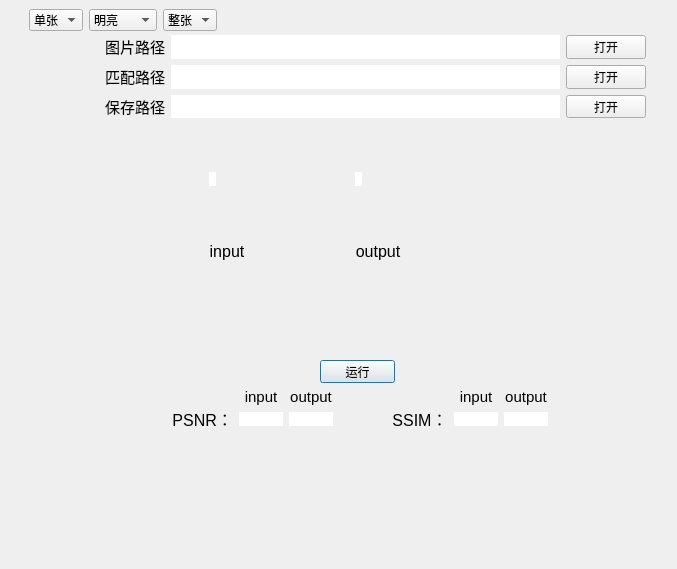
<?xml version="1.0" encoding="UTF-8"?>
<ui version="4.0">
 <class>Dialog</class>
 <widget class="QDialog" name="Dialog">
  <property name="geometry">
   <rect>
    <x>0</x>
    <y>0</y>
    <width>677</width>
    <height>569</height>
   </rect>
  </property>
  <property name="windowTitle">
   <string>Dialog</string>
  </property>
  <widget class="QPushButton" name="pushButton_3">
   <property name="geometry">
    <rect>
     <x>320</x>
     <y>360</y>
     <width>75</width>
     <height>23</height>
    </rect>
   </property>
   <property name="sizePolicy">
    <sizepolicy hsizetype="Fixed" vsizetype="Fixed">
     <horstretch>0</horstretch>
     <verstretch>0</verstretch>
    </sizepolicy>
   </property>
   <property name="text">
    <string>运行</string>
   </property>
  </widget>
  <widget class="QWidget" name="">
   <property name="geometry">
    <rect>
     <x>29</x>
     <y>9</y>
     <width>188</width>
     <height>22</height>
    </rect>
   </property>
   <layout class="QHBoxLayout" name="horizontalLayout">
    <item>
     <widget class="QComboBox" name="comboBox">
      <property name="sizePolicy">
       <sizepolicy hsizetype="Fixed" vsizetype="Fixed">
        <horstretch>0</horstretch>
        <verstretch>0</verstretch>
       </sizepolicy>
      </property>
      <item>
       <property name="text">
        <string>单张</string>
       </property>
      </item>
      <item>
       <property name="text">
        <string>多张</string>
       </property>
      </item>
     </widget>
    </item>
    <item>
     <widget class="QComboBox" name="comboBox_2">
      <property name="sizePolicy">
       <sizepolicy hsizetype="Fixed" vsizetype="Fixed">
        <horstretch>0</horstretch>
        <verstretch>0</verstretch>
       </sizepolicy>
      </property>
      <item>
       <property name="text">
        <string>明亮</string>
       </property>
      </item>
      <item>
       <property name="text">
        <string>中度模糊</string>
       </property>
      </item>
      <item>
       <property name="text">
        <string>严重模糊</string>
       </property>
      </item>
     </widget>
    </item>
    <item>
     <widget class="QComboBox" name="comboBox_3">
      <property name="sizePolicy">
       <sizepolicy hsizetype="Fixed" vsizetype="Fixed">
        <horstretch>0</horstretch>
        <verstretch>0</verstretch>
       </sizepolicy>
      </property>
      <item>
       <property name="text">
        <string>整张</string>
       </property>
      </item>
      <item>
       <property name="text">
        <string>分割</string>
       </property>
      </item>
     </widget>
    </item>
   </layout>
  </widget>
  <widget class="QWidget" name="">
   <property name="geometry">
    <rect>
     <x>105</x>
     <y>35</y>
     <width>541</width>
     <height>83</height>
    </rect>
   </property>
   <layout class="QGridLayout" name="gridLayout_3">
    <item row="0" column="0">
     <widget class="QLabel" name="label_3">
      <property name="sizePolicy">
       <sizepolicy hsizetype="Fixed" vsizetype="Fixed">
        <horstretch>0</horstretch>
        <verstretch>0</verstretch>
       </sizepolicy>
      </property>
      <property name="font">
       <font>
        <pointsize>11</pointsize>
       </font>
      </property>
      <property name="text">
       <string>图片路径</string>
      </property>
      <property name="textFormat">
       <enum>Qt::AutoText</enum>
      </property>
      <property name="scaledContents">
       <bool>false</bool>
      </property>
     </widget>
    </item>
    <item row="0" column="1">
     <widget class="QLabel" name="textEdit">
      <property name="sizePolicy">
       <sizepolicy hsizetype="Preferred" vsizetype="Preferred">
        <horstretch>0</horstretch>
        <verstretch>0</verstretch>
       </sizepolicy>
      </property>
      <property name="styleSheet">
       <string notr="true">background-color: rgb(255, 255, 255);</string>
      </property>
      <property name="text">
       <string/>
      </property>
     </widget>
    </item>
    <item row="0" column="2">
     <widget class="QPushButton" name="pushButton">
      <property name="sizePolicy">
       <sizepolicy hsizetype="Fixed" vsizetype="Fixed">
        <horstretch>0</horstretch>
        <verstretch>0</verstretch>
       </sizepolicy>
      </property>
      <property name="text">
       <string>打开</string>
      </property>
     </widget>
    </item>
    <item row="1" column="0">
     <widget class="QLabel" name="label_4">
      <property name="sizePolicy">
       <sizepolicy hsizetype="Fixed" vsizetype="Fixed">
        <horstretch>0</horstretch>
        <verstretch>0</verstretch>
       </sizepolicy>
      </property>
      <property name="font">
       <font>
        <pointsize>11</pointsize>
       </font>
      </property>
      <property name="text">
       <string>匹配路径</string>
      </property>
      <property name="textFormat">
       <enum>Qt::AutoText</enum>
      </property>
     </widget>
    </item>
    <item row="1" column="1">
     <widget class="QLabel" name="textEdit_2">
      <property name="sizePolicy">
       <sizepolicy hsizetype="Preferred" vsizetype="Preferred">
        <horstretch>0</horstretch>
        <verstretch>0</verstretch>
       </sizepolicy>
      </property>
      <property name="styleSheet">
       <string notr="true">background-color: rgb(255, 255, 255);</string>
      </property>
      <property name="text">
       <string/>
      </property>
     </widget>
    </item>
    <item row="1" column="2">
     <widget class="QPushButton" name="pushButton_2">
      <property name="sizePolicy">
       <sizepolicy hsizetype="Preferred" vsizetype="Fixed">
        <horstretch>0</horstretch>
        <verstretch>0</verstretch>
       </sizepolicy>
      </property>
      <property name="text">
       <string>打开</string>
      </property>
     </widget>
    </item>
    <item row="2" column="0">
     <widget class="QLabel" name="label_10">
      <property name="sizePolicy">
       <sizepolicy hsizetype="Fixed" vsizetype="Fixed">
        <horstretch>0</horstretch>
        <verstretch>0</verstretch>
       </sizepolicy>
      </property>
      <property name="font">
       <font>
        <pointsize>11</pointsize>
       </font>
      </property>
      <property name="text">
       <string>保存路径</string>
      </property>
      <property name="textFormat">
       <enum>Qt::AutoText</enum>
      </property>
     </widget>
    </item>
    <item row="2" column="1">
     <widget class="QLabel" name="textEdit_3">
      <property name="sizePolicy">
       <sizepolicy hsizetype="Preferred" vsizetype="Preferred">
        <horstretch>0</horstretch>
        <verstretch>0</verstretch>
       </sizepolicy>
      </property>
      <property name="styleSheet">
       <string notr="true">background-color: rgb(255, 255, 255);</string>
      </property>
      <property name="text">
       <string/>
      </property>
     </widget>
    </item>
    <item row="2" column="2">
     <widget class="QPushButton" name="pushButton_4">
      <property name="sizePolicy">
       <sizepolicy hsizetype="Preferred" vsizetype="Fixed">
        <horstretch>0</horstretch>
        <verstretch>0</verstretch>
       </sizepolicy>
      </property>
      <property name="text">
       <string>打开</string>
      </property>
     </widget>
    </item>
   </layout>
  </widget>
  <widget class="QWidget" name="">
   <property name="geometry">
    <rect>
     <x>168</x>
     <y>388</y>
     <width>380</width>
     <height>39</height>
    </rect>
   </property>
   <layout class="QGridLayout" name="gridLayout">
    <item row="0" column="1">
     <widget class="QLabel" name="label_14">
      <property name="sizePolicy">
       <sizepolicy hsizetype="Preferred" vsizetype="Fixed">
        <horstretch>0</horstretch>
        <verstretch>0</verstretch>
       </sizepolicy>
      </property>
      <property name="font">
       <font>
        <pointsize>11</pointsize>
       </font>
      </property>
      <property name="text">
       <string>input</string>
      </property>
      <property name="alignment">
       <set>Qt::AlignCenter</set>
      </property>
     </widget>
    </item>
    <item row="0" column="2">
     <widget class="QLabel" name="label_15">
      <property name="sizePolicy">
       <sizepolicy hsizetype="Preferred" vsizetype="Fixed">
        <horstretch>0</horstretch>
        <verstretch>0</verstretch>
       </sizepolicy>
      </property>
      <property name="font">
       <font>
        <pointsize>11</pointsize>
       </font>
      </property>
      <property name="text">
       <string>output</string>
      </property>
      <property name="alignment">
       <set>Qt::AlignCenter</set>
      </property>
     </widget>
    </item>
    <item row="0" column="3">
     <widget class="QLabel" name="label_2">
      <property name="text">
       <string/>
      </property>
     </widget>
    </item>
    <item row="0" column="5">
     <widget class="QLabel" name="label_18">
      <property name="sizePolicy">
       <sizepolicy hsizetype="Preferred" vsizetype="Fixed">
        <horstretch>0</horstretch>
        <verstretch>0</verstretch>
       </sizepolicy>
      </property>
      <property name="font">
       <font>
        <pointsize>11</pointsize>
       </font>
      </property>
      <property name="text">
       <string>input</string>
      </property>
      <property name="alignment">
       <set>Qt::AlignCenter</set>
      </property>
     </widget>
    </item>
    <item row="0" column="6">
     <widget class="QLabel" name="label_19">
      <property name="sizePolicy">
       <sizepolicy hsizetype="Preferred" vsizetype="Fixed">
        <horstretch>0</horstretch>
        <verstretch>0</verstretch>
       </sizepolicy>
      </property>
      <property name="font">
       <font>
        <pointsize>11</pointsize>
       </font>
      </property>
      <property name="text">
       <string>output</string>
      </property>
      <property name="alignment">
       <set>Qt::AlignCenter</set>
      </property>
     </widget>
    </item>
    <item row="1" column="0">
     <widget class="QLabel" name="label_7">
      <property name="font">
       <font>
        <pointsize>12</pointsize>
       </font>
      </property>
      <property name="text">
       <string> PSNR：</string>
      </property>
     </widget>
    </item>
    <item row="1" column="1">
     <widget class="QLabel" name="label_5">
      <property name="sizePolicy">
       <sizepolicy hsizetype="Preferred" vsizetype="Fixed">
        <horstretch>0</horstretch>
        <verstretch>0</verstretch>
       </sizepolicy>
      </property>
      <property name="styleSheet">
       <string notr="true">background-color: rgb(255, 255, 255);</string>
      </property>
      <property name="text">
       <string/>
      </property>
     </widget>
    </item>
    <item row="1" column="2">
     <widget class="QLabel" name="label_16">
      <property name="sizePolicy">
       <sizepolicy hsizetype="Preferred" vsizetype="Fixed">
        <horstretch>0</horstretch>
        <verstretch>0</verstretch>
       </sizepolicy>
      </property>
      <property name="styleSheet">
       <string notr="true">background-color: rgb(255, 255, 255);</string>
      </property>
      <property name="text">
       <string/>
      </property>
     </widget>
    </item>
    <item row="1" column="4">
     <widget class="QLabel" name="label_8">
      <property name="font">
       <font>
        <pointsize>12</pointsize>
       </font>
      </property>
      <property name="text">
       <string> SSIM：</string>
      </property>
     </widget>
    </item>
    <item row="1" column="5">
     <widget class="QLabel" name="label_6">
      <property name="sizePolicy">
       <sizepolicy hsizetype="Preferred" vsizetype="Fixed">
        <horstretch>0</horstretch>
        <verstretch>0</verstretch>
       </sizepolicy>
      </property>
      <property name="styleSheet">
       <string notr="true">background-color: rgb(255, 255, 255);</string>
      </property>
      <property name="text">
       <string/>
      </property>
     </widget>
    </item>
    <item row="1" column="6">
     <widget class="QLabel" name="label_17">
      <property name="sizePolicy">
       <sizepolicy hsizetype="Preferred" vsizetype="Fixed">
        <horstretch>0</horstretch>
        <verstretch>0</verstretch>
       </sizepolicy>
      </property>
      <property name="styleSheet">
       <string notr="true">background-color: rgb(255, 255, 255);</string>
      </property>
      <property name="text">
       <string/>
      </property>
     </widget>
    </item>
   </layout>
  </widget>
  <widget class="QWidget" name="">
   <property name="geometry">
    <rect>
     <x>105</x>
     <y>122</y>
     <width>401</width>
     <height>191</height>
    </rect>
   </property>
   <layout class="QGridLayout" name="gridLayout_2">
    <item row="0" column="1">
     <widget class="QLabel" name="label_9">
      <property name="sizePolicy">
       <sizepolicy hsizetype="Fixed" vsizetype="Preferred">
        <horstretch>0</horstretch>
        <verstretch>0</verstretch>
       </sizepolicy>
      </property>
      <property name="styleSheet">
       <string notr="true">background-color: rgb(255, 255, 255);</string>
      </property>
      <property name="text">
       <string/>
      </property>
     </widget>
    </item>
    <item row="1" column="0">
     <widget class="QLabel" name="label_11">
      <property name="sizePolicy">
       <sizepolicy hsizetype="Preferred" vsizetype="Fixed">
        <horstretch>0</horstretch>
        <verstretch>0</verstretch>
       </sizepolicy>
      </property>
      <property name="font">
       <font>
        <pointsize>12</pointsize>
       </font>
      </property>
      <property name="text">
       <string>input</string>
      </property>
      <property name="alignment">
       <set>Qt::AlignCenter</set>
      </property>
     </widget>
    </item>
    <item row="0" column="0">
     <widget class="QLabel" name="label">
      <property name="sizePolicy">
       <sizepolicy hsizetype="Fixed" vsizetype="Fixed">
        <horstretch>0</horstretch>
        <verstretch>0</verstretch>
       </sizepolicy>
      </property>
      <property name="styleSheet">
       <string notr="true">background-color: rgb(255, 255, 255);</string>
      </property>
      <property name="text">
       <string/>
      </property>
     </widget>
    </item>
    <item row="1" column="1">
     <widget class="QLabel" name="label_13">
      <property name="sizePolicy">
       <sizepolicy hsizetype="Preferred" vsizetype="Fixed">
        <horstretch>0</horstretch>
        <verstretch>0</verstretch>
       </sizepolicy>
      </property>
      <property name="font">
       <font>
        <pointsize>12</pointsize>
       </font>
      </property>
      <property name="text">
       <string>output</string>
      </property>
      <property name="alignment">
       <set>Qt::AlignCenter</set>
      </property>
     </widget>
    </item>
   </layout>
  </widget>
  <zorder>pushButton_3</zorder>
  <zorder>comboBox_2</zorder>
  <zorder>pushButton</zorder>
  <zorder>label_10</zorder>
  <zorder>label_4</zorder>
  <zorder>comboBox</zorder>
  <zorder>comboBox_3</zorder>
  <zorder>textEdit</zorder>
  <zorder>textEdit_3</zorder>
  <zorder>pushButton_2</zorder>
  <zorder>textEdit_2</zorder>
  <zorder>label_3</zorder>
  <zorder>pushButton_4</zorder>
  <zorder>label_2</zorder>
  <zorder>label_12</zorder>
 </widget>
 <resources/>
 <connections/>
</ui>
